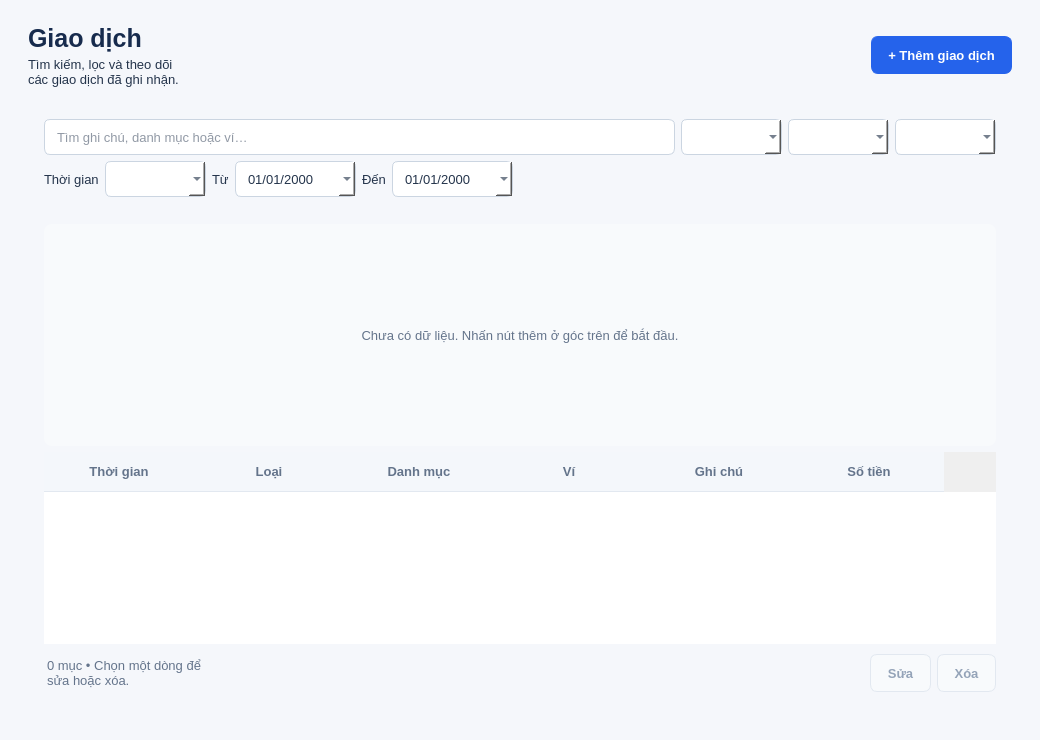
<?xml version="1.0" encoding="utf-8"?>
<ui version="4.0">
 <class>TransactionPage</class>
 <widget class="QWidget" name="TransactionPage">
  <property name="geometry">
   <rect>
    <x>0</x>
    <y>0</y>
    <width>1040</width>
    <height>740</height>
   </rect>
  </property>
  <property name="styleSheet">
   <string>QWidget { color: #24344b; font-family: "Segoe UI"; font-size: 13px; }
QLabel { background: transparent; border: none; }
QLabel[styleRole="muted"], QLabel#dateLabel, QLabel#summaryCaption { color: #64748b; }
QLabel#pageTitle, QLabel#formTitle { font-size: 25px; font-weight: 700; color: #172b4d; }
QLabel[styleRole="section"] { font-size: 15px; font-weight: 600; color: #24344b; }
QLabel#statusLabel { color: #64748b; padding: 8px 0; }
QLabel#emptyLabel { color: #64748b; padding: 24px; background: #f8fafc; border-radius: 8px; }
QLabel#errorLabel, QLabel#messageLabel { color: #b42318; }
QFrame[styleRole="card"] { background: white; border: 1px solid #e2e8f0; border-radius: 12px; }
QPushButton { background: white; color: #334155; border: 1px solid #cbd5e1; border-radius: 7px; padding: 8px 16px; min-height: 20px; font-weight: 600; }
QPushButton:hover { background: #f1f5fb; border-color: #94a3b8; }
QPushButton:pressed { background: #e2e8f0; }
QPushButton:focus { border: 1px solid #2563eb; }
QPushButton:disabled { background: #f8fafc; color: #94a3b8; border-color: #e2e8f0; }
QPushButton#addButton, QPushButton#loginButton, QPushButton:default { background: #2563eb; color: white; border-color: #2563eb; }
QPushButton#addButton:hover, QPushButton#loginButton:hover, QPushButton:default:hover { background: #1d4ed8; border-color: #1d4ed8; }
QPushButton#deleteButton:enabled { color: #b42318; border-color: #f2c6c2; }
QPushButton#deleteButton:enabled:hover { background: #fff1f0; }
QLineEdit, QComboBox, QDateEdit, QDoubleSpinBox, QTextEdit { background: white; border: 1px solid #cbd5e1; border-radius: 6px; padding: 7px 10px; min-height: 20px; selection-background-color: #dbeafe; selection-color: #172b4d; }
QComboBox, QDateEdit, QDoubleSpinBox { padding-right: 22px; }
QLineEdit:focus, QComboBox:focus, QDateEdit:focus, QDoubleSpinBox:focus, QTextEdit:focus { border-color: #2563eb; }
QLineEdit:disabled, QComboBox:disabled, QDoubleSpinBox:disabled { color: #64748b; background: #f1f5f9; }
QCheckBox { spacing: 8px; }
QTableWidget { background: white; alternate-background-color: #f8fafc; border: none; selection-background-color: #e8f0ff; selection-color: #173b79; outline: 0; }
QTableWidget::item { padding: 6px; border-bottom: 1px solid #edf1f6; }
QTableWidget::item:selected { background: #e8f0ff; color: #173b79; }
QHeaderView::section { background: #f4f7fb; color: #64748b; padding: 10px 7px; border: none; border-bottom: 1px solid #e2e8f0; font-weight: 600; }
QTableCornerButton::section { background: #f4f7fb; border: none; }
QProgressBar { background: #e8eef8; border: none; border-radius: 6px; min-height: 22px; text-align: center; color: #173b79; }
QProgressBar::chunk { background: #93b9ff; border-radius: 6px; }
QToolTip { color: #24344b; background: white; border: 1px solid #cbd5e1; padding: 5px; }
QWidget#TransactionPage { background: #f5f7fb; }</string>
  </property>
  <layout class="QVBoxLayout" name="rootLayout">
   <property name="spacing">
    <number>16</number>
   </property>
   <property name="leftMargin">
    <number>28</number>
   </property>
   <property name="topMargin">
    <number>24</number>
   </property>
   <property name="rightMargin">
    <number>28</number>
   </property>
   <property name="bottomMargin">
    <number>28</number>
   </property>
   <item>
    <layout class="QHBoxLayout" name="headerLayout">
     <item>
      <layout class="QVBoxLayout" name="headingLayout">
       <property name="spacing">
        <number>4</number>
       </property>
       <item>
        <widget class="QLabel" name="pageTitle">
         <property name="text">
          <string>Giao dịch</string>
         </property>
        </widget>
       </item>
       <item>
        <widget class="QLabel" name="pageSubtitle">
         <property name="styleRole" stdset="0">
          <string>muted</string>
         </property>
         <property name="wordWrap">
          <bool>true</bool>
         </property>
         <property name="text">
          <string>Tìm kiếm, lọc và theo dõi các giao dịch đã ghi nhận.</string>
         </property>
        </widget>
       </item>
      </layout>
     </item>
     <item>
      <spacer name="headerSpacer">
       <property name="orientation">
        <enum>Qt::Horizontal</enum>
       </property>
       <property name="sizeHint">
        <size>
         <width>40</width>
         <height>20</height>
        </size>
       </property>
      </spacer>
     </item>
     <item>
      <widget class="QPushButton" name="addButton">
       <property name="text">
        <string>+ Thêm giao dịch</string>
       </property>
      </widget>
     </item>
    </layout>
   </item>
   <item>
    <widget class="QFrame" name="card">
     <property name="styleRole" stdset="0">
      <string>card</string>
     </property>
     <layout class="QVBoxLayout" name="cardLayout" stretch="0,0,0,1,0">
      <property name="leftMargin">
       <number>16</number>
      </property>
      <property name="topMargin">
       <number>16</number>
      </property>
      <property name="rightMargin">
       <number>16</number>
      </property>
      <property name="bottomMargin">
       <number>16</number>
      </property>
      <item>
       <layout class="QHBoxLayout" name="filterRow1" stretch="2,0,0,0">
        <item>
         <widget class="QLineEdit" name="searchInput">
          <property name="placeholderText">
           <string>Tìm ghi chú, danh mục hoặc ví…</string>
          </property>
          <property name="clearButtonEnabled">
           <bool>true</bool>
          </property>
         </widget>
        </item>
        <item>
         <widget class="QComboBox" name="typeFilter">
          <property name="accessibleName">
           <string>typeFilter</string>
          </property>
         </widget>
        </item>
        <item>
         <widget class="QComboBox" name="walletFilter">
          <property name="accessibleName">
           <string>walletFilter</string>
          </property>
         </widget>
        </item>
        <item>
         <widget class="QComboBox" name="categoryFilter">
          <property name="accessibleName">
           <string>categoryFilter</string>
          </property>
         </widget>
        </item>
       </layout>
      </item>
      <item>
       <layout class="QHBoxLayout" name="filterRow2">
        <item>
         <widget class="QLabel" name="periodCaption">
          <property name="styleRole" stdset="0">
           <string>muted</string>
          </property>
          <property name="wordWrap">
           <bool>true</bool>
          </property>
          <property name="text">
           <string>Thời gian</string>
          </property>
         </widget>
        </item>
        <item>
         <widget class="QComboBox" name="periodFilter">
          <property name="accessibleName">
           <string>periodFilter</string>
          </property>
         </widget>
        </item>
        <item>
         <widget class="QLabel" name="fromLabel">
          <property name="styleRole" stdset="0">
           <string>muted</string>
          </property>
          <property name="wordWrap">
           <bool>true</bool>
          </property>
          <property name="text">
           <string>Từ</string>
          </property>
         </widget>
        </item>
        <item>
         <widget class="QDateEdit" name="fromDate">
          <property name="accessibleName">
           <string>fromDate</string>
          </property>
          <property name="calendarPopup">
           <bool>true</bool>
          </property>
          <property name="displayFormat">
           <string>dd/MM/yyyy</string>
          </property>
         </widget>
        </item>
        <item>
         <widget class="QLabel" name="toLabel">
          <property name="styleRole" stdset="0">
           <string>muted</string>
          </property>
          <property name="wordWrap">
           <bool>true</bool>
          </property>
          <property name="text">
           <string>Đến</string>
          </property>
         </widget>
        </item>
        <item>
         <widget class="QDateEdit" name="toDate">
          <property name="accessibleName">
           <string>toDate</string>
          </property>
          <property name="calendarPopup">
           <bool>true</bool>
          </property>
          <property name="displayFormat">
           <string>dd/MM/yyyy</string>
          </property>
         </widget>
        </item>
        <item>
         <spacer name="actionSpacer">
          <property name="orientation">
           <enum>Qt::Horizontal</enum>
          </property>
          <property name="sizeHint">
           <size>
            <width>40</width>
            <height>20</height>
           </size>
          </property>
         </spacer>
        </item>
       </layout>
      </item>
      <item>
       <widget class="QLabel" name="errorLabel">
        <property name="styleRole" stdset="0">
         <string>muted</string>
        </property>
        <property name="wordWrap">
         <bool>true</bool>
        </property>
        <property name="text">
         <string></string>
        </property>
       </widget>
      </item>
      <item>
       <widget class="QLabel" name="emptyLabel">
        <property name="alignment">
         <set>Qt::AlignCenter</set>
        </property>
        <property name="styleRole" stdset="0">
         <string>muted</string>
        </property>
        <property name="wordWrap">
         <bool>true</bool>
        </property>
        <property name="text">
         <string>Chưa có dữ liệu. Nhấn nút thêm ở góc trên để bắt đầu.</string>
        </property>
       </widget>
      </item>
      <item>
       <widget class="QTableWidget" name="table">
        <attribute name="horizontalHeaderStretchLastSection">
         <bool>false</bool>
        </attribute>
        <property name="columnMinimumWidths" stdset="0">
         <string>160,85,100,100,110,140</string>
        </property>
        <property name="columnWeights" stdset="0">
         <string>1,0,1,1,2,1</string>
        </property>
        <attribute name="horizontalHeaderHighlightSections">
         <bool>false</bool>
        </attribute>
        <attribute name="verticalHeaderMinimumSectionSize">
         <number>40</number>
        </attribute>
        <attribute name="verticalHeaderDefaultSectionSize">
         <number>44</number>
        </attribute>
        <attribute name="horizontalHeaderDefaultSectionSize">
         <number>150</number>
        </attribute>
        <property name="wordWrap">
         <bool>false</bool>
        </property>
        <property name="alternatingRowColors">
         <bool>false</bool>
        </property>
        <property name="showGrid">
         <bool>false</bool>
        </property>
        <property name="editTriggers">
         <set>QAbstractItemView::NoEditTriggers</set>
        </property>
        <property name="selectionBehavior">
         <enum>QAbstractItemView::SelectRows</enum>
        </property>
        <property name="selectionMode">
         <enum>QAbstractItemView::SingleSelection</enum>
        </property>
        <property name="columnCount">
         <number>6</number>
        </property>
        <attribute name="verticalHeaderVisible">
         <bool>false</bool>
        </attribute>
        <column>
         <property name="text">
          <string>Thời gian</string>
         </property>
        </column>
        <column>
         <property name="text">
          <string>Loại</string>
         </property>
        </column>
        <column>
         <property name="text">
          <string>Danh mục</string>
         </property>
        </column>
        <column>
         <property name="text">
          <string>Ví</string>
         </property>
        </column>
        <column>
         <property name="text">
          <string>Ghi chú</string>
         </property>
        </column>
        <column>
         <property name="text">
          <string>Số tiền</string>
         </property>
        </column>
       </widget>
      </item>
      <item>
       <layout class="QHBoxLayout" name="tableFooter">
        <item>
         <widget class="QLabel" name="statusLabel">
          <property name="styleRole" stdset="0">
           <string>muted</string>
          </property>
          <property name="wordWrap">
           <bool>true</bool>
          </property>
          <property name="text">
           <string>0 mục • Chọn một dòng để sửa hoặc xóa.</string>
          </property>
         </widget>
        </item>
        <item>
         <spacer name="footerSpacer">
          <property name="sizeHint">
           <size>
            <width>20</width>
            <height>20</height>
           </size>
          </property>
          <property name="orientation">
           <enum>Qt::Horizontal</enum>
          </property>
         </spacer>
        </item>
        <item>
         <widget class="QPushButton" name="editButton">
          <property name="toolTip">
           <string>Chọn một dòng trong bảng để thực hiện thao tác.</string>
          </property>
          <property name="enabled">
           <bool>false</bool>
          </property>
          <property name="text">
           <string>Sửa</string>
          </property>
         </widget>
        </item>
        <item>
         <widget class="QPushButton" name="deleteButton">
          <property name="toolTip">
           <string>Chọn một dòng trong bảng để thực hiện thao tác.</string>
          </property>
          <property name="enabled">
           <bool>false</bool>
          </property>
          <property name="text">
           <string>Xóa</string>
          </property>
         </widget>
        </item>
       </layout>
      </item>
     </layout>
    </widget>
   </item>
  </layout>
 </widget>
 <resources />
 <connections />
</ui>
